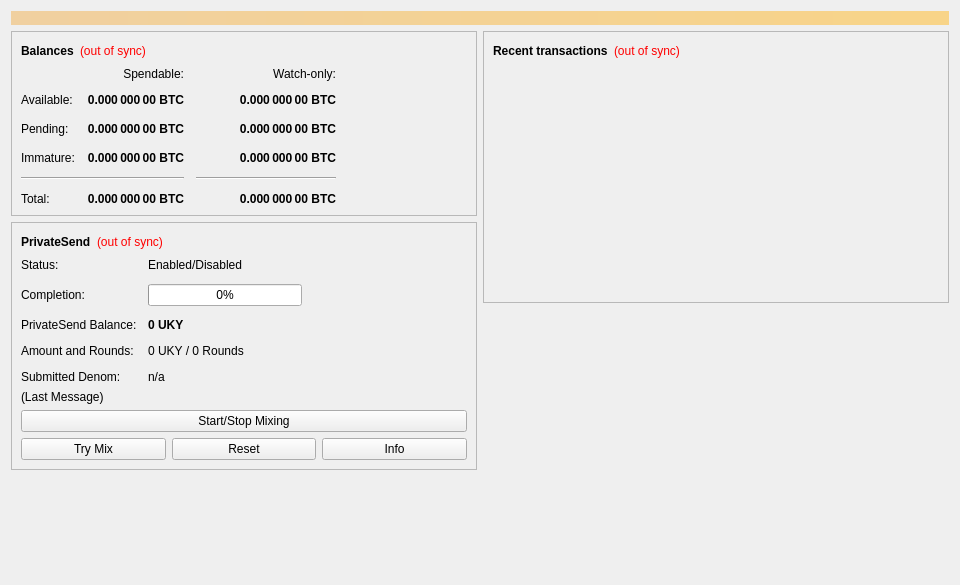
<?xml version="1.0" encoding="UTF-8"?>
<ui version="4.0">
 <class>OverviewPage</class>
 <widget class="QWidget" name="OverviewPage">
  <property name="geometry">
   <rect>
    <x>0</x>
    <y>0</y>
    <width>960</width>
    <height>585</height>
   </rect>
  </property>
  <property name="minimumSize">
   <size>
    <width>960</width>
    <height>0</height>
   </size>
  </property>
  <property name="windowTitle">
   <string>Form</string>
  </property>
  <layout class="QVBoxLayout" name="topLayout">
   <item>
    <widget class="QLabel" name="labelAlerts">
     <property name="visible">
      <bool>false</bool>
     </property>
     <property name="styleSheet">
      <string notr="true">QLabel { background-color: qlineargradient(x1: 0, y1: 0, x2: 1, y2: 0, stop:0 #F0D0A0, stop:1 #F8D488); color:#000000; }</string>
     </property>
     <property name="wordWrap">
      <bool>true</bool>
     </property>
     <property name="margin">
      <number>3</number>
     </property>
     <property name="textInteractionFlags">
      <set>Qt::TextSelectableByMouse</set>
     </property>
    </widget>
   </item>
   <item>
    <layout class="QHBoxLayout" name="horizontalLayout" stretch="1,1">
     <item>
      <layout class="QVBoxLayout" name="verticalLayout_2">
       <item>
        <widget class="QFrame" name="frame">
         <property name="frameShape">
          <enum>QFrame::StyledPanel</enum>
         </property>
         <property name="frameShadow">
          <enum>QFrame::Raised</enum>
         </property>
         <layout class="QVBoxLayout" name="verticalLayout_4">
          <item>
           <layout class="QHBoxLayout" name="horizontalLayout_4">
            <item>
             <widget class="QLabel" name="label_5">
              <property name="font">
               <font>
                <weight>75</weight>
                <bold>true</bold>
               </font>
              </property>
              <property name="text">
               <string>Balances</string>
              </property>
             </widget>
            </item>
            <item>
             <widget class="QLabel" name="labelWalletStatus">
              <property name="toolTip">
               <string>The displayed information may be out of date. Your wallet automatically synchronizes with the Ukkey network after a connection is established, but this process has not completed yet.</string>
              </property>
              <property name="styleSheet">
               <string notr="true">QLabel { color: red; }</string>
              </property>
              <property name="text">
               <string notr="true">(out of sync)</string>
              </property>
              <property name="alignment">
               <set>Qt::AlignLeading|Qt::AlignLeft|Qt::AlignVCenter</set>
              </property>
             </widget>
            </item>
            <item>
             <spacer name="horizontalSpacer_3">
              <property name="orientation">
               <enum>Qt::Horizontal</enum>
              </property>
              <property name="sizeHint" stdset="0">
               <size>
                <width>40</width>
                <height>20</height>
               </size>
              </property>
             </spacer>
            </item>
           </layout>
          </item>
          <item>
           <layout class="QGridLayout" name="gridLayout">
            <property name="spacing">
             <number>12</number>
            </property>
            <item row="2" column="2">
             <widget class="QLabel" name="labelWatchPending">
              <property name="font">
               <font>
                <weight>75</weight>
                <bold>true</bold>
               </font>
              </property>
              <property name="cursor">
               <cursorShape>IBeamCursor</cursorShape>
              </property>
              <property name="toolTip">
               <string>Unconfirmed transactions to watch-only addresses</string>
              </property>
              <property name="text">
               <string notr="true">0.000 000 00 BTC</string>
              </property>
              <property name="alignment">
               <set>Qt::AlignRight|Qt::AlignTrailing|Qt::AlignVCenter</set>
              </property>
              <property name="textInteractionFlags">
               <set>Qt::LinksAccessibleByMouse|Qt::TextSelectableByKeyboard|Qt::TextSelectableByMouse</set>
              </property>
             </widget>
            </item>
            <item row="2" column="1">
             <widget class="QLabel" name="labelUnconfirmed">
              <property name="font">
               <font>
                <weight>75</weight>
                <bold>true</bold>
               </font>
              </property>
              <property name="cursor">
               <cursorShape>IBeamCursor</cursorShape>
              </property>
              <property name="toolTip">
               <string>Total of transactions that have yet to be confirmed, and do not yet count toward the spendable balance</string>
              </property>
              <property name="text">
               <string notr="true">0.000 000 00 BTC</string>
              </property>
              <property name="alignment">
               <set>Qt::AlignRight|Qt::AlignTrailing|Qt::AlignVCenter</set>
              </property>
              <property name="textInteractionFlags">
               <set>Qt::LinksAccessibleByMouse|Qt::TextSelectableByKeyboard|Qt::TextSelectableByMouse</set>
              </property>
             </widget>
            </item>
            <item row="3" column="2">
             <widget class="QLabel" name="labelWatchImmature">
              <property name="font">
               <font>
                <weight>75</weight>
                <bold>true</bold>
               </font>
              </property>
              <property name="cursor">
               <cursorShape>IBeamCursor</cursorShape>
              </property>
              <property name="toolTip">
               <string>Mined balance in watch-only addresses that has not yet matured</string>
              </property>
              <property name="text">
               <string notr="true">0.000 000 00 BTC</string>
              </property>
              <property name="alignment">
               <set>Qt::AlignRight|Qt::AlignTrailing|Qt::AlignVCenter</set>
              </property>
              <property name="textInteractionFlags">
               <set>Qt::LinksAccessibleByMouse|Qt::TextSelectableByKeyboard|Qt::TextSelectableByMouse</set>
              </property>
             </widget>
            </item>
            <item row="4" column="0" colspan="2">
             <widget class="Line" name="lineSpendableBalance">
              <property name="orientation">
               <enum>Qt::Horizontal</enum>
              </property>
             </widget>
            </item>
            <item row="4" column="2">
             <widget class="Line" name="lineWatchBalance">
              <property name="sizePolicy">
               <sizepolicy hsizetype="Preferred" vsizetype="Fixed">
                <horstretch>0</horstretch>
                <verstretch>0</verstretch>
               </sizepolicy>
              </property>
              <property name="minimumSize">
               <size>
                <width>140</width>
                <height>0</height>
               </size>
              </property>
              <property name="orientation">
               <enum>Qt::Horizontal</enum>
              </property>
             </widget>
            </item>
            <item row="5" column="0">
             <widget class="QLabel" name="labelTotalText">
              <property name="text">
               <string>Total:</string>
              </property>
             </widget>
            </item>
            <item row="3" column="1">
             <widget class="QLabel" name="labelImmature">
              <property name="font">
               <font>
                <weight>75</weight>
                <bold>true</bold>
               </font>
              </property>
              <property name="cursor">
               <cursorShape>IBeamCursor</cursorShape>
              </property>
              <property name="toolTip">
               <string>Mined balance that has not yet matured</string>
              </property>
              <property name="text">
               <string notr="true">0.000 000 00 BTC</string>
              </property>
              <property name="alignment">
               <set>Qt::AlignRight|Qt::AlignTrailing|Qt::AlignVCenter</set>
              </property>
              <property name="textInteractionFlags">
               <set>Qt::LinksAccessibleByMouse|Qt::TextSelectableByKeyboard|Qt::TextSelectableByMouse</set>
              </property>
             </widget>
            </item>
            <item row="2" column="3">
             <spacer name="horizontalSpacer_2">
              <property name="orientation">
               <enum>Qt::Horizontal</enum>
              </property>
              <property name="sizeHint" stdset="0">
               <size>
                <width>40</width>
                <height>20</height>
               </size>
              </property>
             </spacer>
            </item>
            <item row="3" column="0">
             <widget class="QLabel" name="labelImmatureText">
              <property name="text">
               <string>Immature:</string>
              </property>
             </widget>
            </item>
            <item row="5" column="1">
             <widget class="QLabel" name="labelTotal">
              <property name="font">
               <font>
                <weight>75</weight>
                <bold>true</bold>
               </font>
              </property>
              <property name="cursor">
               <cursorShape>IBeamCursor</cursorShape>
              </property>
              <property name="toolTip">
               <string>Your current total balance</string>
              </property>
              <property name="text">
               <string notr="true">0.000 000 00 BTC</string>
              </property>
              <property name="alignment">
               <set>Qt::AlignRight|Qt::AlignTrailing|Qt::AlignVCenter</set>
              </property>
              <property name="textInteractionFlags">
               <set>Qt::LinksAccessibleByMouse|Qt::TextSelectableByKeyboard|Qt::TextSelectableByMouse</set>
              </property>
             </widget>
            </item>
            <item row="5" column="2">
             <widget class="QLabel" name="labelWatchTotal">
              <property name="font">
               <font>
                <weight>75</weight>
                <bold>true</bold>
               </font>
              </property>
              <property name="cursor">
               <cursorShape>IBeamCursor</cursorShape>
              </property>
              <property name="toolTip">
               <string>Current total balance in watch-only addresses</string>
              </property>
              <property name="text">
               <string notr="true">0.000 000 00 BTC</string>
              </property>
              <property name="alignment">
               <set>Qt::AlignRight|Qt::AlignTrailing|Qt::AlignVCenter</set>
              </property>
              <property name="textInteractionFlags">
               <set>Qt::LinksAccessibleByMouse|Qt::TextSelectableByKeyboard|Qt::TextSelectableByMouse</set>
              </property>
             </widget>
            </item>
            <item row="0" column="2">
             <widget class="QLabel" name="labelWatchonly">
              <property name="text">
               <string>Watch-only:</string>
              </property>
              <property name="alignment">
               <set>Qt::AlignRight|Qt::AlignTrailing|Qt::AlignVCenter</set>
              </property>
             </widget>
            </item>
            <item row="1" column="0">
             <widget class="QLabel" name="labelBalanceText">
              <property name="text">
               <string>Available:</string>
              </property>
             </widget>
            </item>
            <item row="1" column="1">
             <widget class="QLabel" name="labelBalance">
              <property name="font">
               <font>
                <weight>75</weight>
                <bold>true</bold>
               </font>
              </property>
              <property name="cursor">
               <cursorShape>IBeamCursor</cursorShape>
              </property>
              <property name="toolTip">
               <string>Your current spendable balance</string>
              </property>
              <property name="text">
               <string notr="true">0.000 000 00 BTC</string>
              </property>
              <property name="alignment">
               <set>Qt::AlignRight|Qt::AlignTrailing|Qt::AlignVCenter</set>
              </property>
              <property name="textInteractionFlags">
               <set>Qt::LinksAccessibleByMouse|Qt::TextSelectableByKeyboard|Qt::TextSelectableByMouse</set>
              </property>
             </widget>
            </item>
            <item row="1" column="2">
             <widget class="QLabel" name="labelWatchAvailable">
              <property name="font">
               <font>
                <weight>75</weight>
                <bold>true</bold>
               </font>
              </property>
              <property name="cursor">
               <cursorShape>IBeamCursor</cursorShape>
              </property>
              <property name="toolTip">
               <string>Your current balance in watch-only addresses</string>
              </property>
              <property name="text">
               <string notr="true">0.000 000 00 BTC</string>
              </property>
              <property name="alignment">
               <set>Qt::AlignRight|Qt::AlignTrailing|Qt::AlignVCenter</set>
              </property>
              <property name="textInteractionFlags">
               <set>Qt::LinksAccessibleByMouse|Qt::TextSelectableByKeyboard|Qt::TextSelectableByMouse</set>
              </property>
             </widget>
            </item>
            <item row="2" column="0">
             <widget class="QLabel" name="labelPendingText">
              <property name="text">
               <string>Pending:</string>
              </property>
             </widget>
            </item>
            <item row="0" column="1">
             <widget class="QLabel" name="labelSpendable">
              <property name="text">
               <string>Spendable:</string>
              </property>
              <property name="alignment">
               <set>Qt::AlignRight|Qt::AlignTrailing|Qt::AlignVCenter</set>
              </property>
             </widget>
            </item>
           </layout>
          </item>
         </layout>
        </widget>
       </item>
       <item>
        <widget class="QFrame" name="framePrivateSend">
         <property name="layoutDirection">
          <enum>Qt::LeftToRight</enum>
         </property>
         <property name="frameShape">
          <enum>QFrame::StyledPanel</enum>
         </property>
         <property name="frameShadow">
          <enum>QFrame::Raised</enum>
         </property>
         <layout class="QVBoxLayout" name="VerticalLayout_PS1">
          <item>
           <layout class="QHBoxLayout" name="horizontalLayout_5">
            <item>
             <widget class="QLabel" name="labelPrivateSendHeader">
              <property name="font">
               <font>
                <weight>75</weight>
                <bold>true</bold>
               </font>
              </property>
              <property name="text">
               <string>PrivateSend</string>
              </property>
             </widget>
            </item>
            <item>
             <widget class="QLabel" name="labelPrivateSendSyncStatus">
              <property name="toolTip">
               <string>The displayed information may be out of date. Your wallet automatically synchronizes with the Ukkey network after a connection is established, but this process has not completed yet.</string>
              </property>
              <property name="styleSheet">
               <string notr="true">QLabel { color: red; }</string>
              </property>
              <property name="text">
               <string notr="true">(out of sync)</string>
              </property>
              <property name="alignment">
               <set>Qt::AlignLeading|Qt::AlignLeft|Qt::AlignVCenter</set>
              </property>
             </widget>
            </item>
            <item>
             <spacer name="horizontalSpacer_4">
              <property name="orientation">
               <enum>Qt::Horizontal</enum>
              </property>
              <property name="sizeHint" stdset="0">
               <size>
                <width>40</width>
                <height>20</height>
               </size>
              </property>
             </spacer>
            </item>
           </layout>
          </item>
          <item>
           <layout class="QFormLayout" name="privateSendFormLayout">
            <property name="fieldGrowthPolicy">
             <enum>QFormLayout::AllNonFixedFieldsGrow</enum>
            </property>
            <property name="horizontalSpacing">
             <number>11</number>
            </property>
            <property name="verticalSpacing">
             <number>12</number>
            </property>
            <item row="0" column="0">
             <widget class="QLabel" name="labelPrivateSendEnabledText">
              <property name="text">
               <string>Status:</string>
              </property>
             </widget>
            </item>
            <item row="0" column="1">
             <widget class="QLabel" name="labelPrivateSendEnabled">
              <property name="text">
               <string>Enabled/Disabled</string>
              </property>
             </widget>
            </item>
            <item row="1" column="0">
             <widget class="QLabel" name="labelCompletitionText">
              <property name="text">
               <string>Completion:</string>
              </property>
             </widget>
            </item>
            <item row="1" column="1">
             <widget class="QProgressBar" name="privateSendProgress">
              <property name="maximumSize">
               <size>
                <width>154</width>
                <height>16777215</height>
               </size>
              </property>
              <property name="value">
               <number>0</number>
              </property>
             </widget>
            </item>
            <item row="2" column="0">
             <widget class="QLabel" name="labelAnonymizedText">
              <property name="text">
               <string>PrivateSend Balance:</string>
              </property>
             </widget>
            </item>
            <item row="2" column="1">
             <widget class="QLabel" name="labelAnonymized">
              <property name="font">
               <font>
                <weight>75</weight>
                <bold>true</bold>
               </font>
              </property>
              <property name="text">
               <string notr="true">0 UKY</string>
              </property>
             </widget>
            </item>
            <item row="3" column="0">
             <widget class="QLabel" name="labelAmountAndRoundsText">
              <property name="text">
               <string>Amount and Rounds:</string>
              </property>
             </widget>
            </item>
            <item row="3" column="1">
             <widget class="QLabel" name="labelAmountRounds">
              <property name="text">
               <string>0 UKY / 0 Rounds</string>
              </property>
             </widget>
            </item>
            <item row="4" column="0">
             <widget class="QLabel" name="labelSubmittedDenomText">
              <property name="text">
               <string>Submitted Denom:</string>
              </property>
             </widget>
            </item>
            <item row="4" column="1">
             <widget class="QLabel" name="labelSubmittedDenom">
              <property name="toolTip">
               <string>The denominations you submitted to the Masternode.&lt;br&gt;To mix, other users must submit the exact same denominations.</string>
              </property>
              <property name="text">
               <string>n/a</string>
              </property>
             </widget>
            </item>
           </layout>
          </item>
          <item>
           <layout class="QVBoxLayout" name="VerticalLayout_PS">
            <item>
             <widget class="QLabel" name="labelPrivateSendLastMessage">
              <property name="text">
               <string>(Last Message)</string>
              </property>
              <property name="alignment">
               <set>Qt::AlignLeading|Qt::AlignLeft|Qt::AlignTop</set>
              </property>
              <property name="wordWrap">
               <bool>true</bool>
              </property>
             </widget>
            </item>
            <item>
             <widget class="QPushButton" name="togglePrivateSend">
              <property name="sizePolicy">
               <sizepolicy hsizetype="MinimumExpanding" vsizetype="Fixed">
                <horstretch>0</horstretch>
                <verstretch>0</verstretch>
               </sizepolicy>
              </property>
              <property name="text">
               <string>Start/Stop Mixing</string>
              </property>
             </widget>
            </item>
            <item>
             <layout class="QHBoxLayout" name="horizontalLayout_debugbuttons">
              <item>
               <widget class="QPushButton" name="privateSendAuto">
                <property name="sizePolicy">
                 <sizepolicy hsizetype="MinimumExpanding" vsizetype="Fixed">
                  <horstretch>0</horstretch>
                  <verstretch>0</verstretch>
                 </sizepolicy>
                </property>
                <property name="toolTip">
                 <string>Try to manually submit a PrivateSend request.</string>
                </property>
                <property name="text">
                 <string>Try Mix</string>
                </property>
               </widget>
              </item>
              <item>
               <widget class="QPushButton" name="privateSendReset">
                <property name="sizePolicy">
                 <sizepolicy hsizetype="MinimumExpanding" vsizetype="Fixed">
                  <horstretch>0</horstretch>
                  <verstretch>0</verstretch>
                 </sizepolicy>
                </property>
                <property name="toolTip">
                 <string>Reset the current status of PrivateSend (can interrupt PrivateSend if it's in the process of Mixing, which can cost you money!)</string>
                </property>
                <property name="autoFillBackground">
                 <bool>false</bool>
                </property>
                <property name="text">
                 <string>Reset</string>
                </property>
               </widget>
              </item>
              <item>
               <widget class="QPushButton" name="privateSendInfo">
                <property name="sizePolicy">
                 <sizepolicy hsizetype="MinimumExpanding" vsizetype="Fixed">
                  <horstretch>0</horstretch>
                  <verstretch>0</verstretch>
                 </sizepolicy>
                </property>
                <property name="toolTip">
                 <string>Information about PrivateSend and Mixing</string>
                </property>
                <property name="text">
                 <string>Info</string>
                </property>
               </widget>
              </item>
             </layout>
            </item>
           </layout>
          </item>
         </layout>
        </widget>
       </item>
       <item>
        <spacer name="verticalSpacer">
         <property name="orientation">
          <enum>Qt::Vertical</enum>
         </property>
         <property name="sizeHint" stdset="0">
          <size>
           <width>20</width>
           <height>40</height>
          </size>
         </property>
        </spacer>
       </item>
      </layout>
     </item>
     <item>
      <layout class="QVBoxLayout" name="verticalLayout_3">
       <item>
        <widget class="QFrame" name="frame_2">
         <property name="frameShape">
          <enum>QFrame::StyledPanel</enum>
         </property>
         <property name="frameShadow">
          <enum>QFrame::Raised</enum>
         </property>
         <layout class="QVBoxLayout" name="verticalLayout">
          <item>
           <layout class="QHBoxLayout" name="horizontalLayout_2">
            <item>
             <widget class="QLabel" name="label_4">
              <property name="font">
               <font>
                <weight>75</weight>
                <bold>true</bold>
               </font>
              </property>
              <property name="text">
               <string>Recent transactions</string>
              </property>
             </widget>
            </item>
            <item>
             <widget class="QLabel" name="labelTransactionsStatus">
              <property name="toolTip">
               <string>The displayed information may be out of date. Your wallet automatically synchronizes with the Ukkey network after a connection is established, but this process has not completed yet.</string>
              </property>
              <property name="styleSheet">
               <string notr="true">QLabel { color: red; }</string>
              </property>
              <property name="text">
               <string notr="true">(out of sync)</string>
              </property>
              <property name="alignment">
               <set>Qt::AlignLeading|Qt::AlignLeft|Qt::AlignVCenter</set>
              </property>
             </widget>
            </item>
            <item>
             <spacer name="horizontalSpacer">
              <property name="orientation">
               <enum>Qt::Horizontal</enum>
              </property>
              <property name="sizeHint" stdset="0">
               <size>
                <width>40</width>
                <height>20</height>
               </size>
              </property>
             </spacer>
            </item>
           </layout>
          </item>
          <item>
           <widget class="QListView" name="listTransactions">
            <property name="styleSheet">
             <string notr="true">QListView { background: transparent; }</string>
            </property>
            <property name="frameShape">
             <enum>QFrame::NoFrame</enum>
            </property>
            <property name="verticalScrollBarPolicy">
             <enum>Qt::ScrollBarAlwaysOff</enum>
            </property>
            <property name="horizontalScrollBarPolicy">
             <enum>Qt::ScrollBarAlwaysOff</enum>
            </property>
            <property name="selectionMode">
             <enum>QAbstractItemView::NoSelection</enum>
            </property>
           </widget>
          </item>
         </layout>
        </widget>
       </item>
       <item>
        <spacer name="verticalSpacer_2">
         <property name="orientation">
          <enum>Qt::Vertical</enum>
         </property>
         <property name="sizeHint" stdset="0">
          <size>
           <width>20</width>
           <height>40</height>
          </size>
         </property>
        </spacer>
       </item>
      </layout>
     </item>
    </layout>
   </item>
  </layout>
 </widget>
 <resources/>
 <connections/>
</ui>
